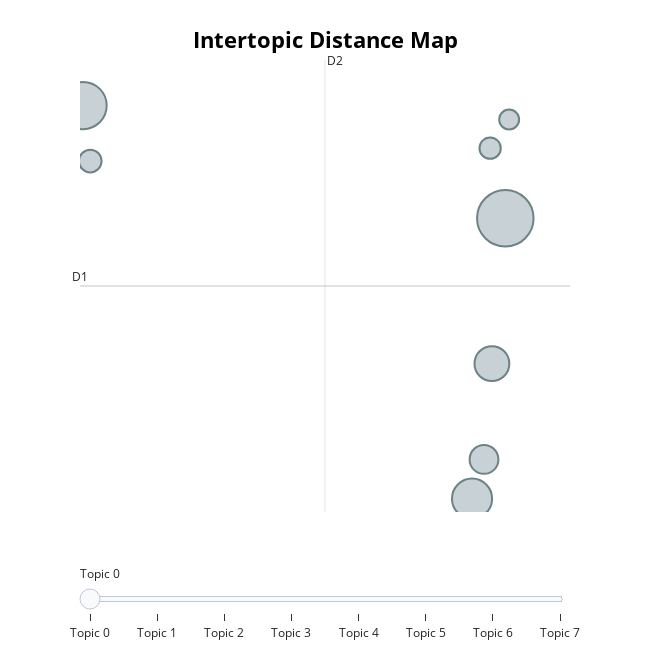

Write notebook code for a chart like this one.
### Markdown cell above
### Creating Visulization

### Code cell
topic_model.visualize_topics()

### Figure 1 — Plotly figure (JSON) as saved in the notebook; plotly's stock layout.template omitted (floating-point values rounded to 4 significant figures)
{"data": [{"customdata": [[0, "morning | goodnight | night | bed | awake", 169], [1, "tweet | twitter | tweets | tweetdeck | twitterland", 118], [2, "watched | concert | bgt | watch | movie", 85], [3, "sick | nauseous | craving | hungry | flu", 64], [4, "depressed | feel | life | cares | im", 44], [5, "thanks | welcome | thank | following | got", 27], [6, "mothers | mother | mama | mom | mum", 24], [7, "photos | zoo | photo | stuffed | outfit", 21]], "hovertemplate": "<b>Topic %{customdata[0]}</b><br>%{customdata[1]}<br>Size: %{customdata[2]}", "legendgroup": "", "marker": {"color": "#B0BEC5", "line": {"color": "DarkSlateGrey", "width": 2}, "size": [169, 118, 85, 64, 44, 27, 24, 21], "sizemode": "area", "sizeref": 0.1056, "symbol": "circle"}, "mode": "markers", "name": "", "orientation": "v", "showlegend": false, "type": "scatter", "x": [17.08, -0.8716, 15.67, 16.51, 16.18, -0.5653, 16.44, 17.25], "xaxis": "x", "y": [1.057, 1.68, -0.4914, 0.2544, -0.2746, 1.373, 1.445, 1.603], "yaxis": "y"}], "layout": {"annotations": [{"showarrow": false, "text": "D1", "x": -1.002, "y": 0.6832, "yshift": 10}, {"showarrow": false, "text": "D2", "x": 9.417, "xshift": 10, "y": 1.931}], "height": 650, "hoverlabel": {"bgcolor": "white", "font": {"family": "Rockwell", "size": 16}}, "legend": {"itemsizing": "constant", "tracegroupgap": 0}, "margin": {"t": 60}, "shapes": [{"line": {"color": "#CFD8DC", "width": 2}, "type": "line", "x0": 9.417, "x1": 9.417, "y0": -0.5651, "y1": 1.931}, {"line": {"color": "#9E9E9E", "width": 2}, "type": "line", "x0": -1.002, "x1": 19.84, "y0": 0.6832, "y1": 0.6832}], "sliders": [{"active": 0, "pad": {"t": 50}, "steps": [{"args": [{"marker.color": [["red", "#B0BEC5", "#B0BEC5", "#B0BEC5", "#B0BEC5", "#B0BEC5", "#B0BEC5", "#B0BEC5"]]}], "label": "Topic 0", "method": "update"}, {"args": [{"marker.color": [["#B0BEC5", "red", "#B0BEC5", "#B0BEC5", "#B0BEC5", "#B0BEC5", "#B0BEC5", "#B0BEC5"]]}], "label": "Topic 1", "method": "update"}, {"args": [{"marker.color": [["#B0BEC5", "#B0BEC5", "red", "#B0BEC5", "#B0BEC5", "#B0BEC5", "#B0BEC5", "#B0BEC5"]]}], "label": "Topic 2", "method": "update"}, {"args": [{"marker.color": [["#B0BEC5", "#B0BEC5", "#B0BEC5", "red", "#B0BEC5", "#B0BEC5", "#B0BEC5", "#B0BEC5"]]}], "label": "Topic 3", "method": "update"}, {"args": [{"marker.color": [["#B0BEC5", "#B0BEC5", "#B0BEC5", "#B0BEC5", "red", "#B0BEC5", "#B0BEC5", "#B0BEC5"]]}], "label": "Topic 4", "method": "update"}, {"args": [{"marker.color": [["#B0BEC5", "#B0BEC5", "#B0BEC5", "#B0BEC5", "#B0BEC5", "red", "#B0BEC5", "#B0BEC5"]]}], "label": "Topic 5", "method": "update"}, {"args": [{"marker.color": [["#B0BEC5", "#B0BEC5", "#B0BEC5", "#B0BEC5", "#B0BEC5", "#B0BEC5", "red", "#B0BEC5"]]}], "label": "Topic 6", "method": "update"}, {"args": [{"marker.color": [["#B0BEC5", "#B0BEC5", "#B0BEC5", "#B0BEC5", "#B0BEC5", "#B0BEC5", "#B0BEC5", "red"]]}], "label": "Topic 7", "method": "update"}]}], "title": {"font": {"color": "Black", "size": 22}, "text": "<b>Intertopic Distance Map</b>", "x": 0.5, "xanchor": "center", "y": 0.95, "yanchor": "top"}, "width": 650, "xaxis": {"anchor": "y", "domain": [0, 1], "range": [-1.002, 19.84], "title": {"text": ""}, "visible": false}, "yaxis": {"anchor": "x", "domain": [0, 1], "range": [-0.5651, 1.931], "title": {"text": ""}, "visible": false}}}
